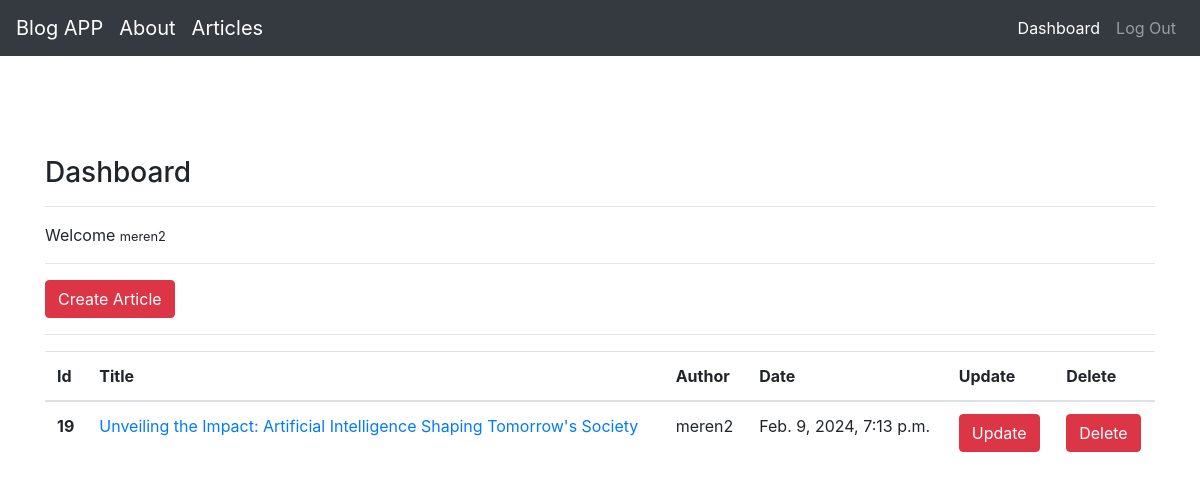
Screenshot of /articles/dashboard/ (signed in) with the database file from the repository.
### article/models.py (models this page shows, shortened)
class Article(models.Model):
    author = models.ForeignKey("auth.User",on_delete=models.CASCADE)
    title = models.CharField(max_length=200)
    content = models.TextField()
    created_date = models.DateTimeField(auto_now_add=True)
    article_image = models.FileField(blank=True, null= True, verbose_name="Add file to article")
    class Meta:
        ordering = ['-created_date']

### article/views.py (the view)
# urls.py: path('dashboard/', views.dashboard, name="dashboard"),
@login_required(login_url="user:login")
def dashboard(request):
    articles = Article.objects.filter(author=request.user)
    context = {
        "articles": articles
    }
    return render(request,"dashboard.html",context)

### templates/dashboard.html
{% extends "layout.html" %}
{% block body %}
    <h3>Dashboard</h3>
    <hr>
    <p>
        Welcome <small>{{ request.user.username }}</small>
    </p>
    <hr>
    <a class = "btn btn-danger" href="{% url 'article:createarticle' %}">Create Article</a>
    <hr>
    <table class="table">
  <thead>
    <tr>
      <th scope="col">Id</th>
      <th scope="col">Title</th>
      <th scope="col">Author</th>
      <th scope="col">Date</th>
        <th scope="col">Update</th>
      <th scope="col">Delete</th>
    </tr>
  </thead>
  <tbody>
  {% for article in articles %}
        <tr>
      <th scope="row">{{ article.id }}</th>
      <td><a href = "{% url 'article:showdetail' article.id  %}">{{ article.title }}</a></td>
      <td>{{ article.author }}</td>
      <td>{{ article.created_date }}</td>
        <td><a href = "{% url 'article:update' article.id %}" class = "btn btn-danger">Update</a></td>
        <td><a href = "{% url 'article:delete' article.id  %}" class = "btn btn-danger">Delete</a></td>
    </tr>
  {% endfor %}
  </tbody>
</table>
{% endblock body %}

### rows the page displays
Article: id "19", title "Unveiling the Impact: Artificial Intelligence Shaping Tomorrow's Society", author "meren2", created_date "Feb. 9, 2024, 7:13 p.m."

### other values shown
{{ request.user.username }} "meren2"
